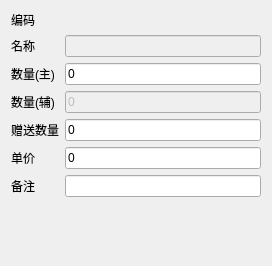
<?xml version="1.0" encoding="UTF-8"?>
<ui version="4.0">
 <class>w_i_inventory_goodsinput_subchange_Dialog</class>
 <widget class="QDialog" name="w_i_inventory_goodsinput_subchange_Dialog">
  <property name="geometry">
   <rect>
    <x>0</x>
    <y>0</y>
    <width>272</width>
    <height>266</height>
   </rect>
  </property>
  <property name="windowTitle">
   <string>Dialog</string>
  </property>
  <layout class="QVBoxLayout" name="verticalLayout">
   <item>
    <layout class="QGridLayout" name="gridLayout">
     <item row="1" column="1">
      <widget class="lds_lineedit_selectedall" name="lineEdit_vch_dishname">
       <property name="enabled">
        <bool>false</bool>
       </property>
      </widget>
     </item>
     <item row="0" column="0">
      <widget class="QLabel" name="label_6">
       <property name="text">
        <string>编码</string>
       </property>
      </widget>
     </item>
     <item row="0" column="1">
      <widget class="lds_selectgoods" name="widget_ch_dishno" native="true"/>
     </item>
     <item row="1" column="0">
      <widget class="QLabel" name="label_7">
       <property name="text">
        <string>名称</string>
       </property>
      </widget>
     </item>
     <item row="9" column="0">
      <widget class="QLabel" name="label_5">
       <property name="text">
        <string>备注</string>
       </property>
      </widget>
     </item>
     <item row="9" column="1">
      <widget class="lds_lineedit_selectedall" name="lineEdit_vch_memo"/>
     </item>
     <item row="4" column="1">
      <widget class="lds_lineedit_selectedall" name="lineEdit_subnum">
       <property name="enabled">
        <bool>false</bool>
       </property>
       <property name="text">
        <string>0</string>
       </property>
      </widget>
     </item>
     <item row="4" column="0">
      <widget class="QLabel" name="label">
       <property name="text">
        <string>数量(辅)</string>
       </property>
      </widget>
     </item>
     <item row="5" column="0" rowspan="2">
      <widget class="QLabel" name="label_3">
       <property name="text">
        <string>赠送数量</string>
       </property>
      </widget>
     </item>
     <item row="5" column="1" rowspan="2">
      <widget class="lds_lineedit_selectedall" name="lineEdit_presentnum">
       <property name="text">
        <string>0</string>
       </property>
      </widget>
     </item>
     <item row="7" column="0" rowspan="2">
      <widget class="QLabel" name="label_4">
       <property name="text">
        <string>单价</string>
       </property>
      </widget>
     </item>
     <item row="7" column="1" rowspan="2">
      <widget class="lds_lineedit_selectedall" name="lineEdit_price">
       <property name="text">
        <string>0</string>
       </property>
      </widget>
     </item>
     <item row="2" column="0" rowspan="2">
      <widget class="QLabel" name="label_2">
       <property name="text">
        <string>数量(主)</string>
       </property>
      </widget>
     </item>
     <item row="2" column="1" rowspan="2">
      <widget class="lds_lineedit_selectedall" name="lineEdit_mainnum">
       <property name="text">
        <string>0</string>
       </property>
      </widget>
     </item>
    </layout>
   </item>
   <item>
    <widget class="lds_toolbar" name="widget"/>
   </item>
  </layout>
 </widget>
 <customwidgets>
  <customwidget>
   <class>lds_lineedit_selectedall</class>
   <extends>QLineEdit</extends>
   <header>lds_lineedit_selectedall.h</header>
  </customwidget>
  <customwidget>
   <class>lds_toolbar</class>
   <extends>QFrame</extends>
   <header>lds_toolbar.h</header>
   <container>1</container>
  </customwidget>
  <customwidget>
   <class>lds_selectgoods</class>
   <extends>QWidget</extends>
   <header>lds_selectgoods.h</header>
   <container>1</container>
   <slots>
    <signal>okstr1(QString)</signal>
   </slots>
  </customwidget>
 </customwidgets>
 <resources/>
 <connections>
  <connection>
   <sender>widget_ch_dishno</sender>
   <signal>okstr1(QString)</signal>
   <receiver>lineEdit_vch_dishname</receiver>
   <slot>setText(QString)</slot>
   <hints>
    <hint type="sourcelabel">
     <x>188</x>
     <y>18</y>
    </hint>
    <hint type="destinationlabel">
     <x>261</x>
     <y>62</y>
    </hint>
   </hints>
  </connection>
  <connection>
   <sender>lineEdit_mainnum</sender>
   <signal>textChanged(QString)</signal>
   <receiver>lineEdit_subnum</receiver>
   <slot>setText(QString)</slot>
   <hints>
    <hint type="sourcelabel">
     <x>120</x>
     <y>82</y>
    </hint>
    <hint type="destinationlabel">
     <x>110</x>
     <y>121</y>
    </hint>
   </hints>
  </connection>
 </connections>
</ui>
